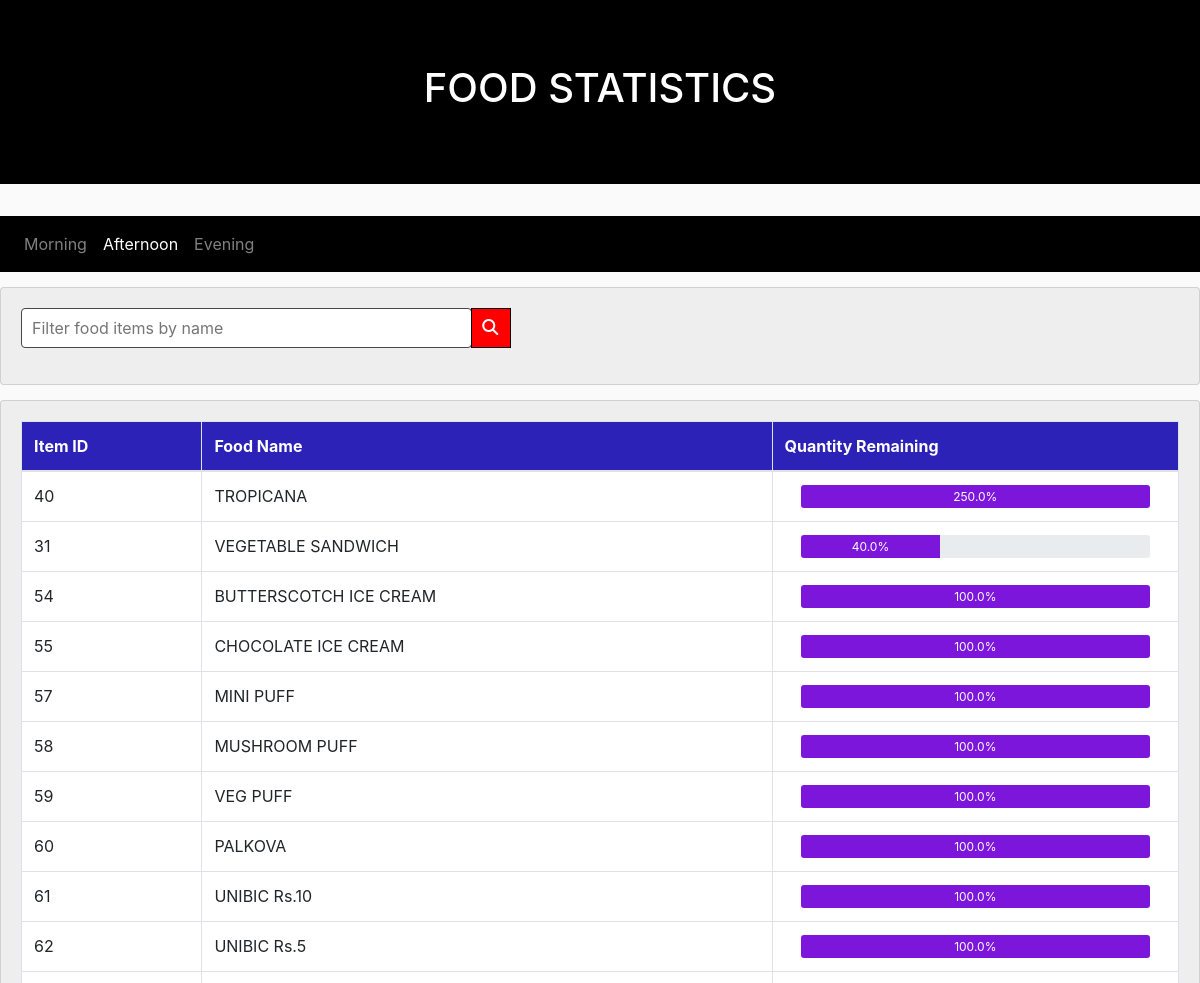
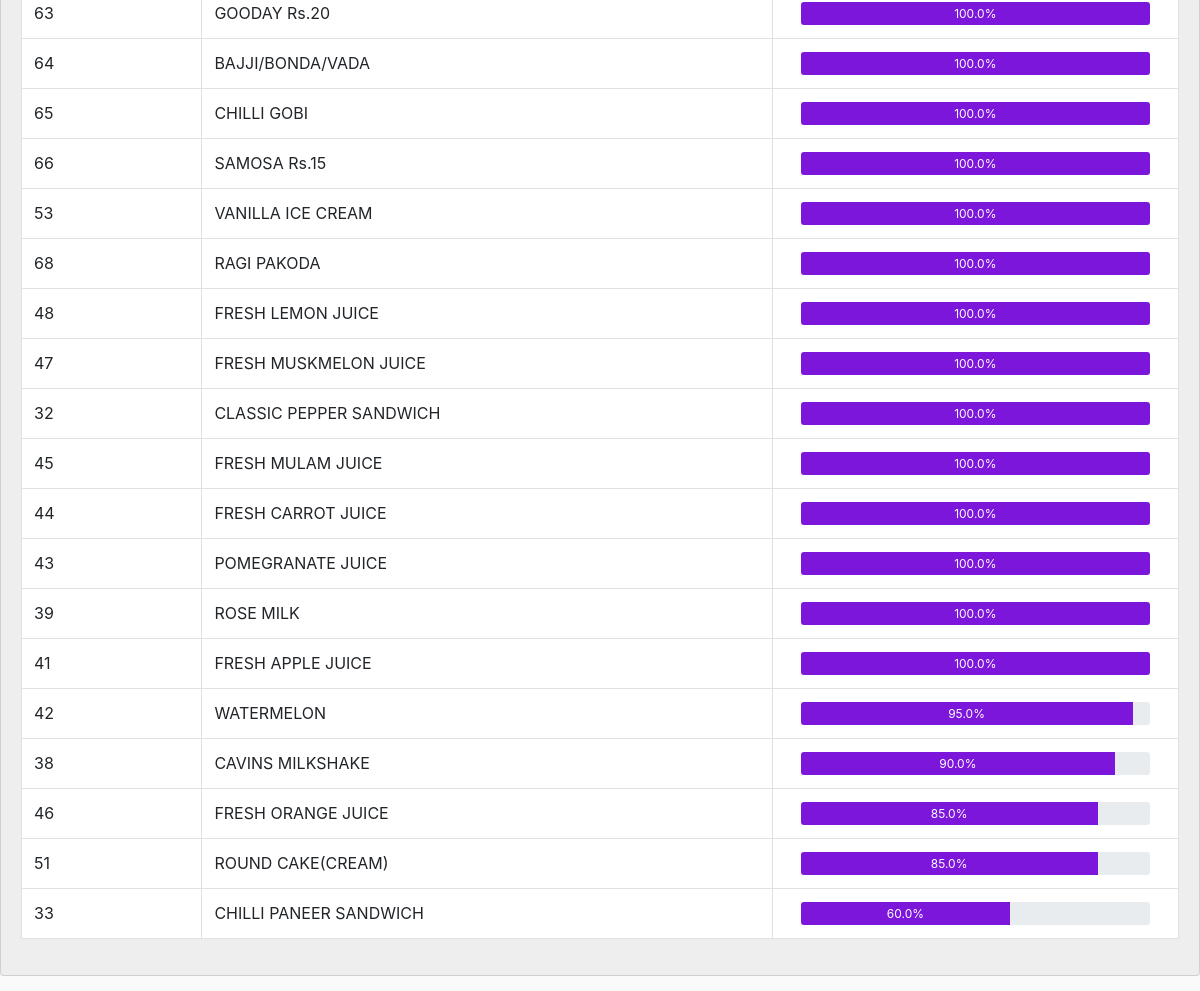
The app's page /admin/noon.php?cid=C3 with its own data (2 pictures, top to bottom).
### tables this page shows
CREATE TABLE `food` (
  `food_id` char(2) NOT NULL,
  `food_name` varchar(150) NOT NULL,
  `food_price` tinyint(3) DEFAULT NULL,
  `initial_qty` tinyint(3) DEFAULT NULL,
  `food_qty` tinyint(3) DEFAULT 0,
  `food_img` varchar(60) DEFAULT NULL,
  `food_status` tinyint(1) DEFAULT 0,
  `session` char(2) NOT NULL,
  `canteen_id` char(2) NOT NULL
);

### admin/noon.php (the view, shortened to what this page needs)
<?php
  include "serverconnect.php";
  $cid=mysqli_real_escape_string($connect,$_GET['cid']);
?>
<!DOCTYPE html>
<html lang="en">
<head>
    <link rel="stylesheet" href="https://maxcdn.bootstrapcdn.com/bootstrap/4.4.1/css/bootstrap.min.css">
</head>
<body>
<div class="jumbotron jumbotron-fluid jcolor">
    <div class="container">
      <h1 class="text-center">FOOD STATISTICS</h1>
    </div>
  </div>
   <nav class="navbar navbar-expand-sm navbar1  navbar-dark ">
    <ul class="navbar-nav">
      <li class="nav-item ">
      <a class="nav-link" href="morning.php?cid=<?php echo $cid; ?>">Morning</a>
      </li>
      <li class="nav-item active">
        <a class="nav-link" href="#">Afternoon</a>
      </li>
      <li class="nav-item">
        <a class="nav-link" href="evening.php?cid=<?php echo $cid; ?>">Evening</a>
      </li>
    </ul>
  </nav>
  <div class="card card1">
    <div class="card-body">
       <div class="row">
           <div class="col-sm-6">
            <div class="input-group mb-3">
                <input  id="search"  class="form1" onkeyup="show(this.value)"   placeholder="Filter food items by name">
                <div class="input-group-append">
                <i class="fas fa-search icon1"></i>
                </div>
              </div>
           </div>
        </div>
   </div>
</div>
<div id="t1">
<?php
  $sql = "SELECT * FROM food where session='AF' and canteen_id='$cid' ORDER BY food_qty DESC";
  $result = mysqli_query($connect, $sql);
  ?>
  <div class="card card1">
    <div class="card-body">
        <table class="table table-bordered">
            <thead>
            <tr>
              <th class="hcol">Item ID</th>
              <th class="hcol">Food Name</th>
              <th  class="hcol">Quantity Remaining</th>
           </tr>
           </thead>
           <tbody>
<?php
  if (mysqli_num_rows($result) > 0){
  while($row = mysqli_fetch_array($result)) {
    $percent=($row['food_qty']/$row['initial_qty'])*100;
    $percent=number_format($percent, 1);
  ?>
    <tr>
             <td><?php echo $row['food_id'];?></td>
             <td><?php echo $row['food_name'];?></td>
             <td>
              <div class="container ">
                <div class="progress progress1">
                  <div class="progress-bar pbar " role="progressbar" aria-valuenow="<?php echo $percent;?>" aria-valuemin="0" aria-valuemax="100" style="width:<?php echo $percent.'%';?>">
                   <?php echo $percent.'%';?>
                  </div>
                </div>
              </div>
              </td>
      </tr>
   <?php
        }
      }
    ?>
</div>
</body>
</html>

### admin/noon.php (style rules this page uses)
.jcolor { background-color:black; color: rgb(255, 255, 255); }
body { background-color: rgb(250, 250, 250); }
.card1 { background-color:rgb(238, 238, 238); color: rgb(32, 30, 30); margin-top:15px; margin-bottom: 15px; }
.navbar1 { background-color:black; }
.hcol { background-color: rgba(35, 25, 182, 0.952); color:white; }
.pbar { background-color: rgba(119, 12, 219, 0.952); }
.progress1 { border: 1px solid rgb(255, 255, 255); height:25px; }
td { background-color: rgb(255, 255, 255); }
.icon1 { border:1px solid black; padding:10px; width:40px; color:white; background-color:red; }
.form1 { display: block; width: 80%; height:40px; padding: 10px ; font-weight: 400; color: black; background-color: rgb(255, 255, 255); background-clip: padding-box; border: 1px solid rgb(71,71,71); border-radius: 4px; }

### records on screen
food: food "40", food_name "TROPICANA", percent "250.0"
food: food "31", food_name "VEGETABLE SANDWICH", percent "40.0"
food: food "54", food_name "BUTTERSCOTCH ICE CREAM", percent "100.0"
food: food "55", food_name "CHOCOLATE ICE CREAM", percent "100.0"
food: food "57", food_name "MINI PUFF", percent "100.0"
food: food "58", food_name "MUSHROOM PUFF", percent "100.0"
food: food "59", food_name "VEG PUFF", percent "100.0"
food: food "60", food_name "PALKOVA", percent "100.0"
food: food "61", food_name "UNIBIC Rs.10", percent "100.0"
food: food "62", food_name "UNIBIC Rs.5", percent "100.0"
food: food "63", food_name "GOODAY Rs.20", percent "100.0"
food: food "64", food_name "BAJJI/BONDA/VADA", percent "100.0"
food: food "65", food_name "CHILLI GOBI", percent "100.0"
food: food "66", food_name "SAMOSA Rs.15", percent "100.0"
food: food "53", food_name "VANILLA ICE CREAM", percent "100.0"
food: food "68", food_name "RAGI PAKODA", percent "100.0"
food: food "48", food_name "FRESH LEMON JUICE", percent "100.0"
food: food "47", food_name "FRESH MUSKMELON JUICE", percent "100.0"
food: food "32", food_name "CLASSIC PEPPER SANDWICH", percent "100.0"
food: food "45", food_name "FRESH MULAM JUICE", percent "100.0"
food: food "44", food_name "FRESH CARROT JUICE", percent "100.0"
food: food "43", food_name "POMEGRANATE JUICE", percent "100.0"
food: food "39", food_name "ROSE MILK", percent "100.0"
food: food "41", food_name "FRESH APPLE JUICE", percent "100.0"
food: food "42", food_name "WATERMELON", percent "95.0"
food: food "38", food_name "CAVINS MILKSHAKE", percent "90.0"
food: food "46", food_name "FRESH ORANGE JUICE", percent "85.0"
food: food "51", food_name "ROUND CAKE(CREAM)", percent "85.0"
food: food "33", food_name "CHILLI PANEER SANDWICH", percent "60.0"
